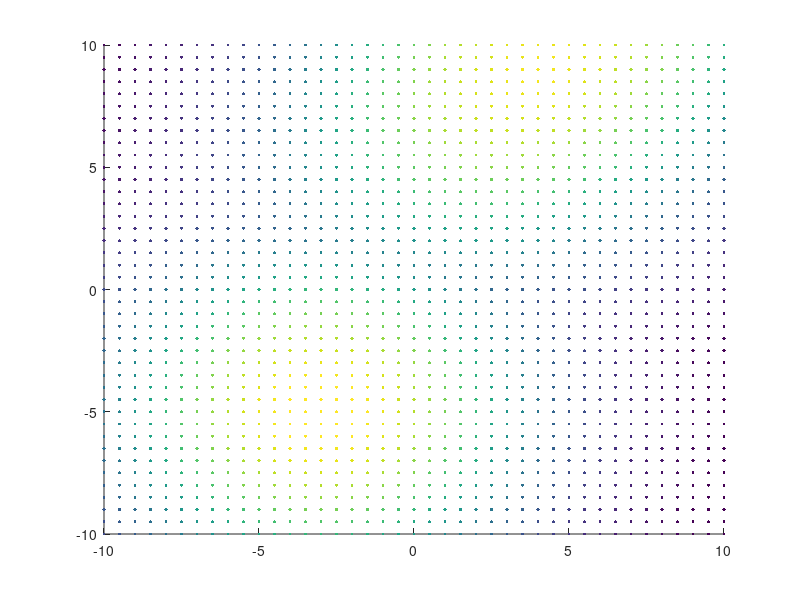

Write MATLAB code to recreate this figure.
% Display the density function we are going to sample from

% mu = [1; 1];
% A = [1 0; 0 1];


% Function handles

% Gaussian density
density = @(x,y,mu,A) (1/(2*pi()*norm(A)))*exp( -.5* ([x;y] - mu)'*inv(A)*([x;y]-mu));
% MOG
% wt = [.2; .8];
wt = [.5; .5];

c1 = [-3;-5];
A1 = [2 0; 0 2];
c2 = [4;9];
A2 = [3 1; 1 3];
mog = @(x,y) wt(1)*density(x,y,c1,A1) + wt(2)*density(x,y,c2,A2);


figure()
hold on

data = [];

for x =-10:.5:10
    
    for y = -10:.5:10
        
        f = mog(x,y);
        
        
        data(end+1,:) = [x,y,f];
        
    end
end

[s,i] = sort( data(:,3) );
srt = data(i,:);


scatter3(srt(:,1),srt(:,2),srt(:,3),5,linspace(0,1,numel(srt(:,1))),'filled');       
        
